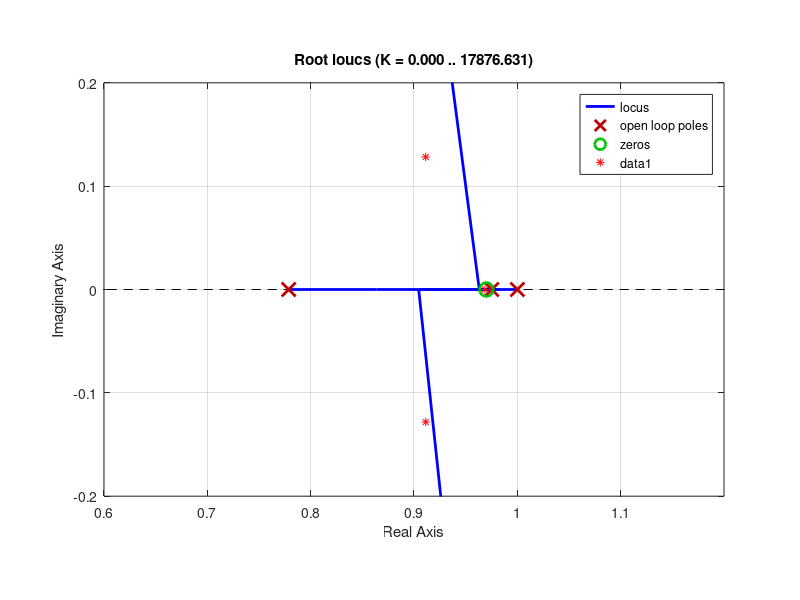
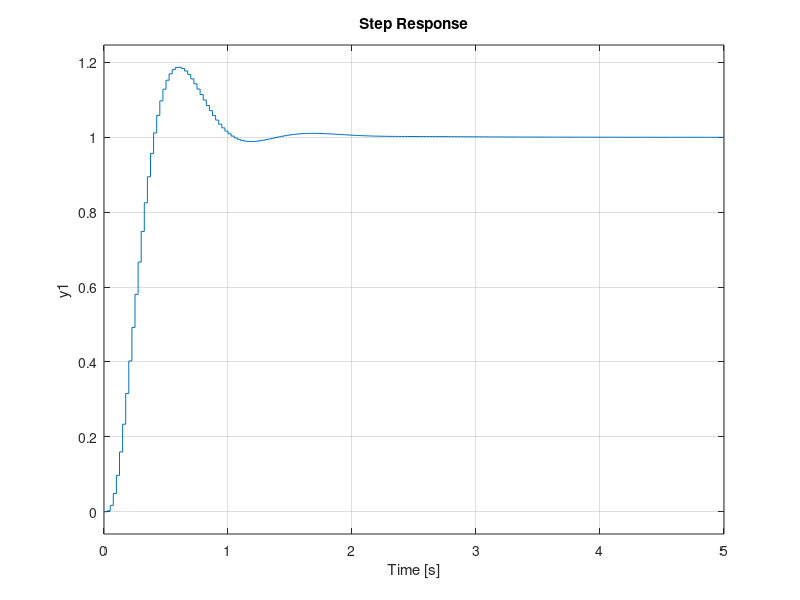
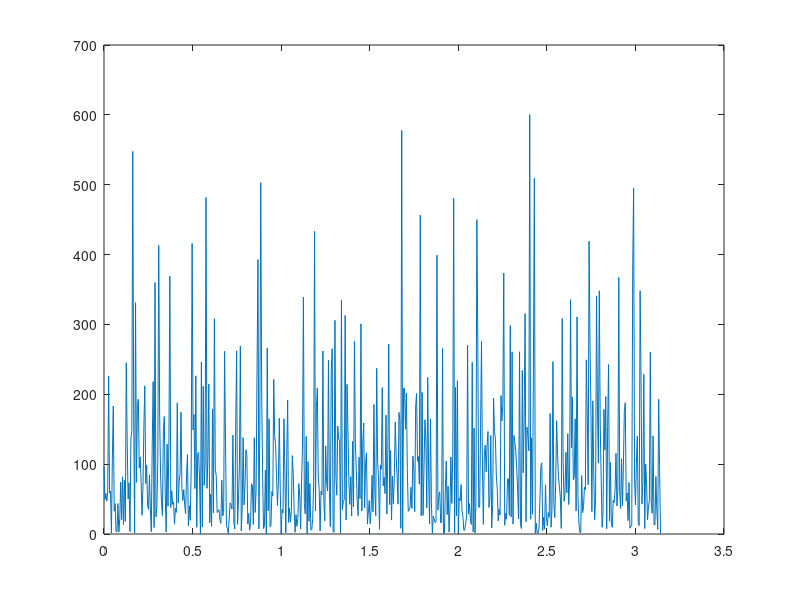
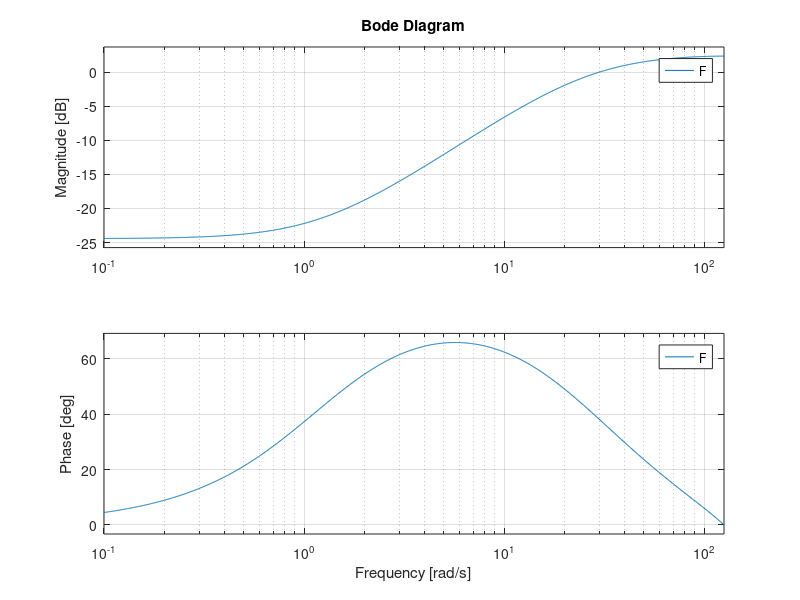

Source code (MATLAB) for these figures, in order: (Note: this script raises an error after producing the figures.)
clear

%% Simulation Example
Ts = 0.025;

zGc = [];
pGc = [0 -1 -10];
kGc = 9.8*1000/180*pi/1.7 * 10;
Gc = zpk(zGc,pGc,kGc);

G0 = c2d(Gc,Ts,'zoh');

%% Controller
% zF = 1;
% pF = 0.5;
% kF = 0.5;

zF = 0.97;
pF = 0.5;
kF = 1;
F = zpk(zF,pF,kF,Ts);

figure(42)
bode(F)

figure(1)
rlocus(F*G0)
axis([0.6 1.2 -0.2 0.2])
axis equal

%% Closed-Loop System
Gcl = minreal(G0*F/(1 + G0*F));
S = minreal(1/(1 + G0*F));

z = zero(Gcl);
p = pole(Gcl);

figure(1)
hold on
plot(pole(Gcl),'r*')
hold off

figure(2)
step(Gcl)

%% Input Signal
N = 1200;
T = Ts*N;

% rm = 20;
% seq = idinput(N,'prbs',[0 1/2],[0 1]);
% r = rm*(2*seq-1);

r = 10*(2*randi([0 1],N,1)-1);

% figure(3)
% plot(r)

R = fft(r);
Phir = abs(R).^2/N;
w = linspace(0,pi,N/2+1);

figure(4)
plot(w,Phir(1:N/2+1))

% xcorr(r,0,'biased')
% trapz(w,Phir(1:N/2+1))/pi

% allOneString = sprintf('%.0f,',seq)

%% Simulate Noise
v = sqrt(8)*randn(N,1);

vf = lsim(S,v);

% figure(5)
% plot([v vf])

% V = fft(v);
% Phiv = abs(V).^2/N;
% w = linspace(0,pi,N/2+1);
% 
% figure(4)
% hold on
% plot(w,Phiv(1:N/2+1))
% hold off

%% Simulate Output
H = zpk([],cell2mat(Gcl.P),1,Ts);

ynf = lsim(Gcl,r);
y = ynf + vf;

figure(6)
plot([ynf y])

%% FIR LS
n = 140;
m = n+1;
idx = (m:N);
PHI = zeros(N-m+1,m);
for k = 1:m
    PHI(:,k) = r(idx+1-k);
end
Y = y(idx);
theta_FIR = PHI\Y;

mdl = fitlm(PHI,Y,'Intercept',false);
ci = coefCI(mdl,0.01);

k = 0:n;

%%
imp = impulse(Gcl,n*Ts);

figure(5)
clf
fill([k flip(k)],[ci(:,1);flip(ci(:,2))]/Ts,'b','FaceAlpha',0.2,'LineStyle','none')
hold on
plot(k,theta_FIR/Ts,'b-');
plot(k,imp)
hold off

%% Hankel Matrix
N1 = n/2;
H = hankel(theta_FIR(2:N1+1),theta_FIR(N1+1:2*N1-1));
[U,S,V] = svd(H);
sigma = diag(S);

m = 30;
figure(7)
tiledlayout(2,1)
nexttile(1)
plot(sigma(1:m),'r*');
nexttile(2)
semilogy(sigma(1:m),'r*');

%% Parameter Estimation Using PEM (Grey-Box Model)
data = iddata(y,r,Ts);
a = G0.P{1};
par = [G0.Z{1}; a(2:3); G0.K];
aux = [zF(2) pF kF];
mdlstruct = idgrey('dynamicsCLO4',par,'d',aux,Ts);

mdl = greyest(data,mdlstruct,greyestOptions('InitialState','zero'));

% mdl = greyest(data,mdlstruct,greyestOptions('InitialState','zero','DisturbanceModel','estimate'));
% (since model is ARMAX, poles still converge, but zeros change)

%% Model Validation
figure(9)
compare(data,mdl);  % simulation, no disturbances
hold on
plot(0:Ts:T-Ts,ynf)
hold off

%%
figure(10)
showConfidence(iopzplot(mdl),1)
hold on
plot(real(z),imag(z),'rs')
plot(real(m),imag(m),'r*')
hold off
axis([-1.1 1.1 -1.1 1.1])

figure(11)
resid(data,mdl)